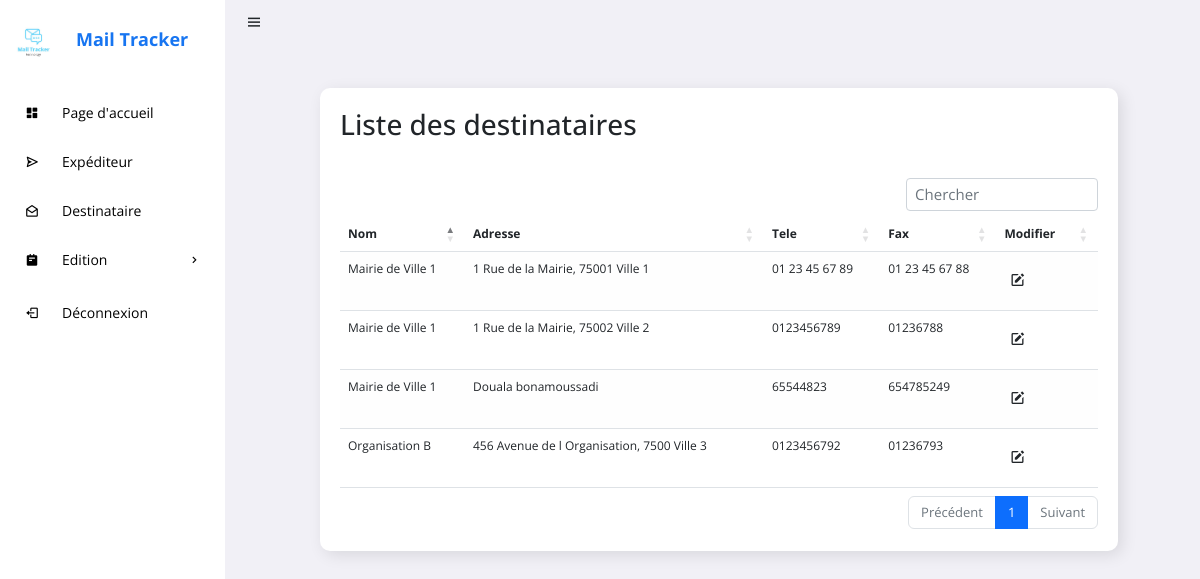
The page /destinataire.php on the database its author committed.
### tables this page shows
CREATE TABLE IF NOT EXISTS `destinataire` (
  `ID_DES` int NOT NULL AUTO_INCREMENT,
  `NOM_DES` varchar(255) DEFAULT NULL,
  `ADRESSE_DES` varchar(255) DEFAULT NULL,
  `TEL_DES` text,
  `FAX_DES` text,
  PRIMARY KEY (`ID_DES`)
);

### destinataire.php (the view, shortened to what this page needs)
<?php
    include "connexion/config.php";
?>
<!DOCTYPE html>
<html lang="en">
<head>
	<link rel="stylesheet" href="https://cdn.datatables.net/1.12.1/css/dataTables.bootstrap5.min.css">
    <link rel="stylesheet" href="https://cdn.jsdelivr.net/npm/bootstrap@5.2.0/dist/css/bootstrap.min.css">
    <link rel="stylesheet" href="https://cdnjs.cloudflare.com/ajax/libs/font-awesome/6.1.2/css/all.min.css">
    <link href='https://unpkg.com/boxicons@2.0.9/css/boxicons.min.css' rel='stylesheet'>
	<link rel="stylesheet" href="css/style.css">
</head>
<body>
	<section id="sidebar">
		<a href="#" class="brand"><img src="image/Mail.jpg" width="55" height="55" style="margin-top:20px;"><span>Mail Tracker</span></a>
		<ul class="side-menu">
			<li><a href="pageAcc.php" class="active"><i class='bx bxs-dashboard icon' ></i>Page d'accueil</a></li>
			<li><a href="expediteur.php"><i class='bx bx-send icon' ></i>Expéditeur</a></li>
			<li><a href="destinataire.php"><i class='bx bx-envelope-open icon' ></i>Destinataire</a></li>
			<li>
				<a href="#"><i class='bx bxs-notepad icon' ></i>Edition <i class='bx bx-chevron-right icon-right' ></i></a>
			</li>
			<li><a href="deconn.php"><i class='bx bx-log-out icon' ></i> Déconnexion</a></li>
		</ul>
	</section>
	<section id="content">
		<nav>
			<i class='bx bx-menu toggle-sidebar' ></i>
		</nav>
		<main>
			<div class="data">
				<div class="content-data">
					<div class="details">
						<div class="recentOrders">
							<div class="cardHeader">
								<h3>Liste des destinataires</h3>
							</div>
							</div class="table-responsive">
                                    <table id="example" class="table table-striped">
                                            <thead class="thead-dark">
                                                <tr>
                                                    <th scope="col">Nom </th>
                                                    <th scope="col">Adresse</th>
                                                    <th scope="col">Tele</th>
                                                    <th scope="col">Fax</th>
                                                    <th scope="col">Modifier</th>
                                                </tr>
                                            </thead>
                                    <?php
                                                $sql = "SELECT * FROM destinataire";
                                                $des = $conn->prepare($sql);
                                                $des->execute();
                                                $tabDes=$des->fetchAll(PDO::FETCH_ASSOC);
                                                foreach($tabDes as $value){
                                                ?>
                                        <tr>
                                            <td><?php echo $value['NOM_DES']?></td>
                                            <td><?php echo $value['ADRESSE_DES']?></td>
                                            <td><?php echo $value['TEL_DES']?></td>
                                            <td><?php echo $value['FAX_DES']?></td>
                                            <td>
                                                <a href="modifierDES.php?modifier=<?php echo $value['ID_DES']; ?>"><button type="button" class="btn"><i class='bx bxs-edit'></i></button></a>
                                            </td>
                                        </tr>
                                <?php }?>
                                        </table>
                                    </div>
                            </div>
						</div>
		</main>
	</section>
</body>
</html>

### css/style.css (style rules this page uses)
* { font-family: 'Open Sans', sans-serif !important; margin: 0; padding: 0; box-sizing: border-box; }
:root { --grey: #F1F0F6; --dark-grey: #8D8D8D; --light: #fff; --dark: #000; --green: #81D43A; --light-green: #E3FFCB; --blue: #1775F1; --light-blue: #D0E4FF; --dark-blue: #0C5FCD; --red: #FC3B56; }
html { overflow-x: hidden; }
body { background: var(--grey); overflow-x: hidden; }
a { text-decoration: none; }
li { list-style: none; }
#sidebar { position: fixed; max-width: 225px; width: 100%; background: var(--light); top: 0; left: 0; height: 100%; overflow-y: auto; scrollbar-width: none; transition: all .3s ease; z-index: 200; }
#sidebar .brand { font-size: 24px; display: flex; align-items: center; height: 64px; font-weight: 700; color: var(--blue); position: sticky; top: 0; left: 0; z-index: 100; background: var(--light); transition: all .3s ease; padding: 0 6px; }
#sidebar .brand span { font-size: 18px; margin-top: 15px; margin-left: 15px; }
#sidebar .icon { min-width: 48px; display: flex; justify-content: center; align-items: center; margin-right: 6px; }
#sidebar .icon-right { margin-left: auto; transition: all .3s ease; }
#sidebar .side-menu { margin: 26px 0; padding: 0 8px; transition: all .3s ease; }
#sidebar .side-menu a { display: flex; align-items: center; font-size: 14px; color: var(--dark); padding: 12px 16px 12px 0; transition: all .3s ease; border-radius: 10px; margin: 4px 0; white-space: nowrap; }
#sidebar a { text-decoration: none; }
#content { position: relative; width: calc(100% - 227px); left: 225px; transition: all .3s ease; }
nav { background: #F1F0F6; height: 44px; padding: 0 20px; display: flex; align-items: center; grid-gap: 28px; position: sticky; top: 0; left: 0; z-index: 100; }
nav .toggle-sidebar { font-size: 18px; cursor: pointer; }
main { width: 96%; padding: 24px 41px 20px 65px; }
main .data { display: flex; grid-gap: 20px; margin-top: 20px; flex-wrap: wrap; }
main .data .content-data { flex-grow: 1; flex-basis: 400px; font-size: 12px; padding: 20px; margin-left: 30px; background: var(--light); border-radius: 10px; box-shadow: 4px 4px 16px rgba(0, 0, 0, .1); }
.details table { width: 100%; border-collapse: collapse; margin-top: 10px; }
table.dataTable.table-striped>tbody>tr.odd>* { box-shadow: inset 0 0 0 9999px rgba(237, 236, 236, 0.05); }
.details .cardHeader { display: flex; justify-content: space-between; align-items: flex-start; height: 70px; }
table tr td .btn { padding: 8px 4px; }

### rows shown on the page
destinataire: NOM_DES "Mairie de Ville 1", ADRESSE_DES "1 Rue de la Mairie, 75001 Ville 1", TEL_DES "01 23 45 67 89", FAX_DES "01 23 45 67 88"
destinataire: NOM_DES "Organisation B", ADRESSE_DES "456 Avenue de l Organisation, 7500 Ville 3", TEL_DES "0123456792", FAX_DES "01236793"
destinataire: NOM_DES "Mairie de Ville 1", ADRESSE_DES "1 Rue de la Mairie, 75002 Ville 2", TEL_DES "0123456789", FAX_DES "01236788"
destinataire: NOM_DES "Mairie de Ville 1", ADRESSE_DES "Douala bonamoussadi", TEL_DES "65544823", FAX_DES "654785249"
